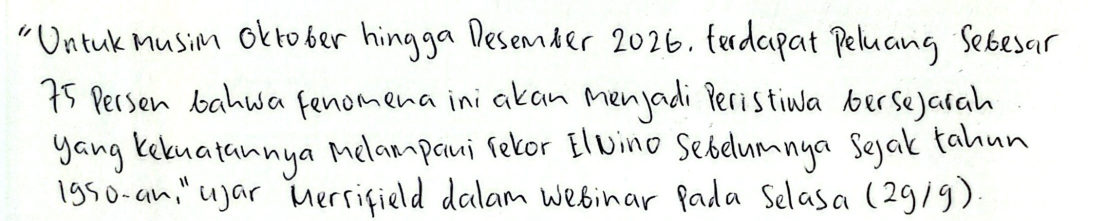
#> input picture datasets/E210077/CamScanner 13-10-26 15.01_13(4).jpg, 2195 x 441 px (shown at 1/2 size); its folder holds only this picture in this run
$ jupyter execute --allow-errors code.ipynb   (older library calls are emulated)
#> lines starting #> are read from the running program, lines starting #| are printed output that depends on the picture
[cell 1]
import glob
import os
import time
import warnings

import cv2
import lightgbm as lgb
import matplotlib.pyplot as plt
import numpy as np
import pandas as pd
import seaborn as sns
import xgboost as xgb
from skimage.feature import graycomatrix, graycoprops
from sklearn.metrics import (
    accuracy_score,
    confusion_matrix,
    f1_score,
    precision_score,
    recall_score,
)
from sklearn.model_selection import (
    RandomizedSearchCV,
    StratifiedKFold,
    train_test_split,
)
from sklearn.preprocessing import LabelEncoder, StandardScaler
from sklearn.svm import SVC

[cell 2]
warnings.filterwarnings("ignore")

[cell 3]
DATASET_DIR = "datasets"
IMG_SIZE = (256, 256)
LEVELS = 64
DISTANCE = [1, 2, 3]
ANGLES = [0, np.pi / 4, np.pi / 2, 3 * np.pi / 4]
PROPS = ["contrast", "dissimilarity", "homogeneity", "energy", "correlation", "ASM"]

[cell 4]
records = []

for dataset in os.listdir(DATASET_DIR):
    dataset_path = os.path.join(DATASET_DIR, dataset)
    if not os.path.isdir(dataset_path):
        continue

    img_files = []
    for extension in ("*.png", "*.jpg", "*.jpeg"):
        img_files.extend(glob.glob(os.path.join(dataset_path, extension)))

    for img_file in img_files:
        img = cv2.imread(img_file, cv2.IMREAD_GRAYSCALE)
#> img: shape (441, 2195); min 0, max 255, mean 236.8
        if img is None:
            raise ValueError(f"Gagal membaca gambar: {img_file}")

        img_resized = cv2.resize(img, IMG_SIZE)
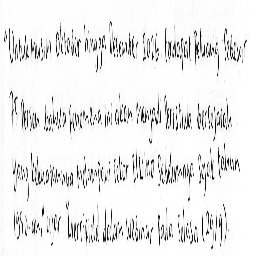
#> img_resized: shape (256, 256); min 0, max 255, mean 236.7
        img_quantized = (img_resized.astype(np.uint16) * LEVELS // 256).astype(np.uint8)
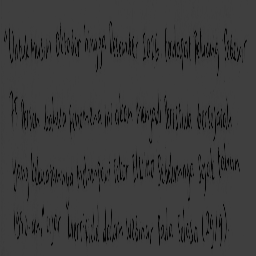
#> img_quantized: shape (256, 256); min 0, max 63, mean 58.7

        glcm = graycomatrix(
            img_quantized,
            distances=DISTANCE,
            angles=ANGLES,
            levels=LEVELS,
            symmetric=True,
            normed=True,
        )

        record = {"dataset": dataset, "image": img_file}
        for prop in PROPS:
            values = graycoprops(glcm, prop)
            for distance_idx, distance in enumerate(DISTANCE):
                for angle_idx, angle in enumerate(ANGLES):
                    column = f"{prop}_d{distance}_a{angle:.4f}"
                    record[column] = values[distance_idx, angle_idx]
#> after the loop, record = 74 items
        records.append(record)
#> pass 2 of the loop `for dataset in os.listdir(DATASET_DIR):`:
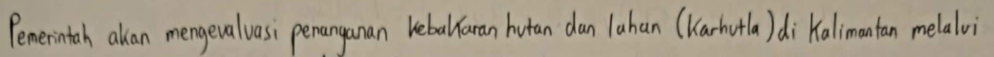
#> input picture datasets/E230002/535230002_2.jpg, 1988 x 113 px (shown at 1/2 size)
#> img: shape (113, 1988)
#> `img_resized = cv2.resize(img, IMG_SIZE)`:
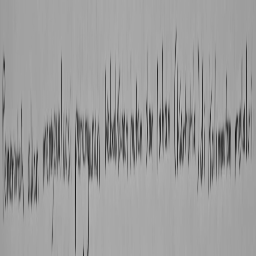
#> img_resized: shape (256, 256); min 18, max 187, mean 155.7
#> `img_quantized = (img_resized.astype(np.uint16) * LEVELS // 256).astype..`:
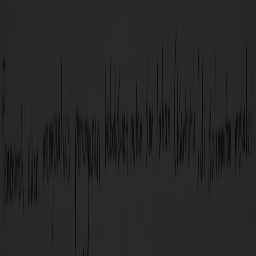
#> img_quantized: shape (256, 256); min 4, max 46, mean 38.6

df = pd.DataFrame.from_records(records)
#> df = table of 2 rows and 74 columns
if df.empty:
    raise ValueError(f"Tidak ada gambar yang ditemukan di {DATASET_DIR}")

df.to_csv("glcm_features.csv", index=False)

print(df.shape)
#| (2, 74)
print(df["dataset"].value_counts())
#| dataset
#| E210077    1
#| E230002    1
#| Name: count, dtype: int64

[cell 5]
df = pd.read_csv("glcm_features.csv")
#> (reads glcm_features.csv from the repository)
